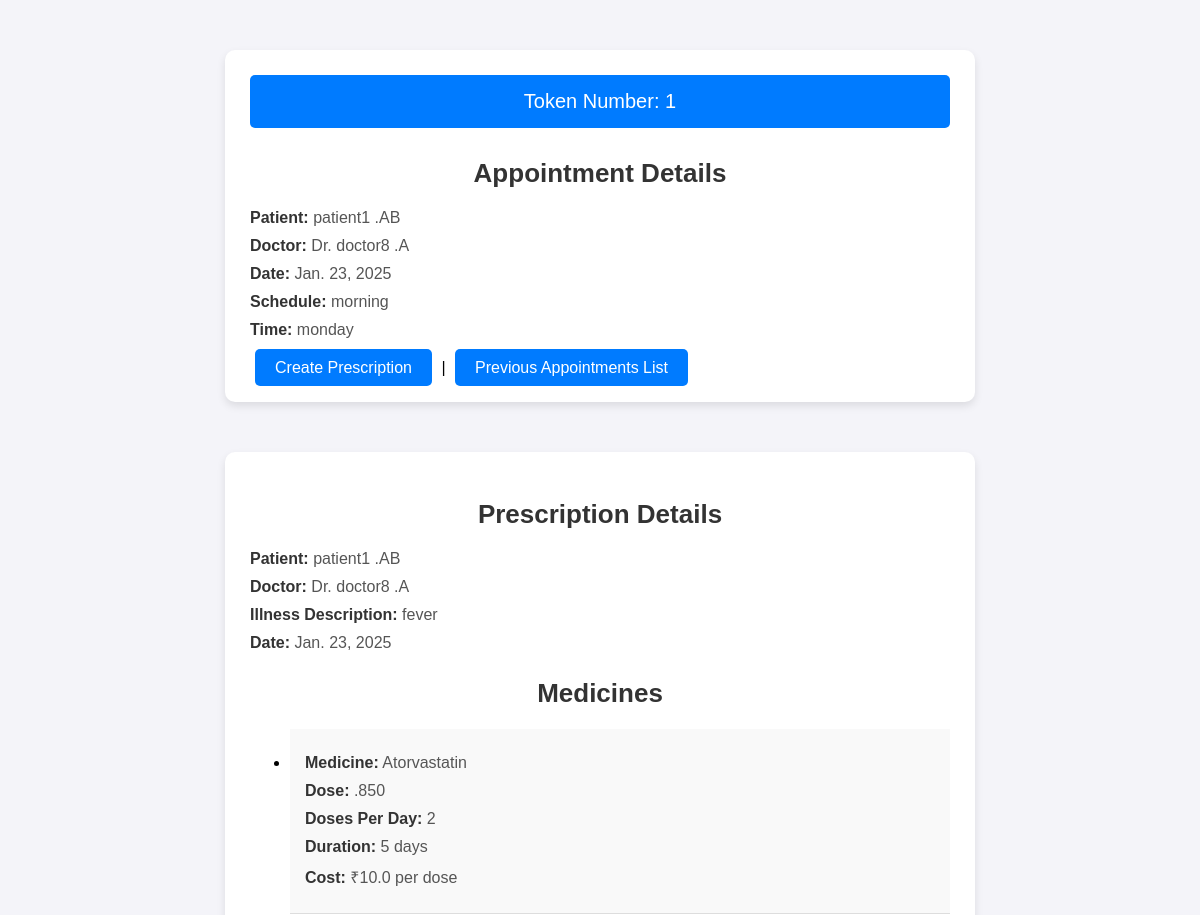
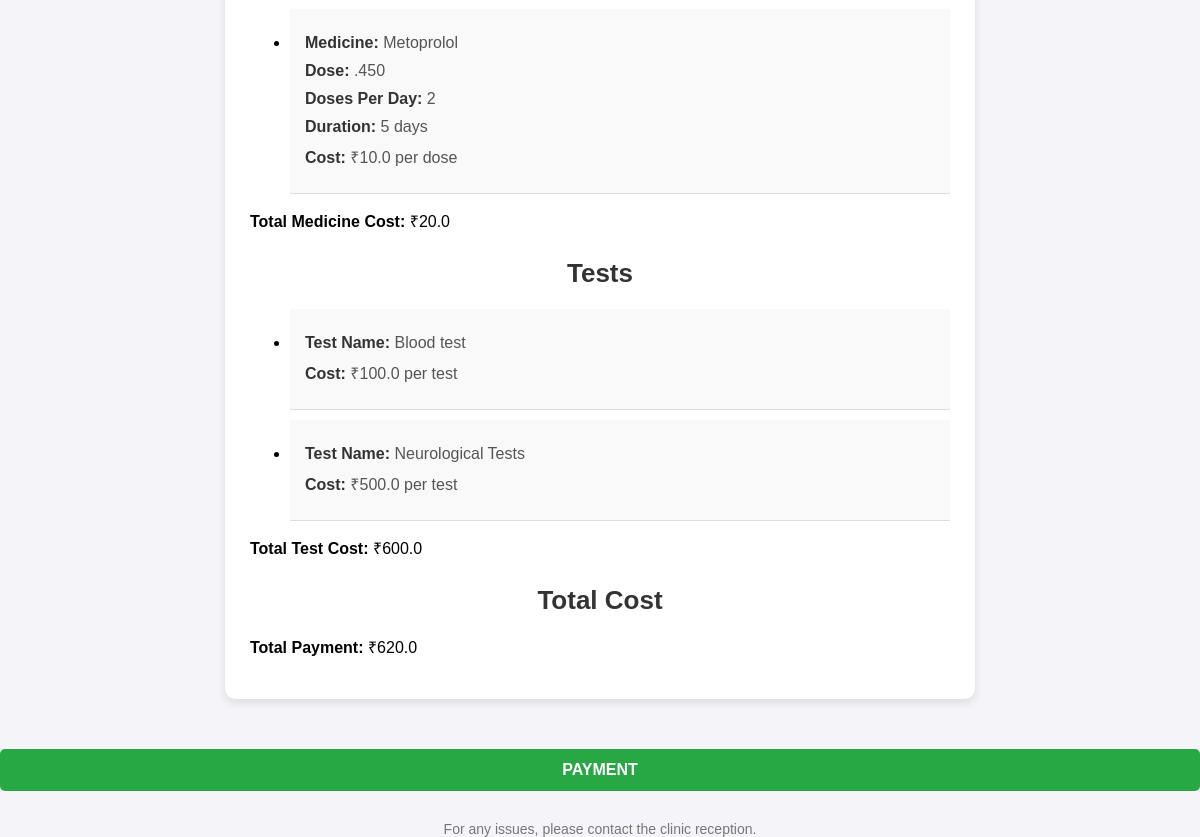
/appointments/61/ (signed in), run on the app's committed database (2 pictures, top to bottom).
### clinic_mgt_app/models.py (models this page shows, shortened)
class Appointment(models.Model):
    patient = models.ForeignKey(Patient, on_delete=models.CASCADE, related_name="appointments", limit_choices_to={'pat_user__role': 4})
    doctor = models.ForeignKey(Doctor, on_delete=models.CASCADE, related_name="doctor_appointments", limit_choices_to={'doctor_user__role': 3})
    schedule = models.ForeignKey(Schedule, on_delete=models.CASCADE)
    date = models.DateField(default=now)
    specialization = models.CharField(max_length=100, choices=Doctor.SPECIALIZATION_CHOICES, null=True)
    shift = models.CharField(max_length=40, null=True)
    token = models.PositiveIntegerField(editable=False, null=True)
    class Meta:
        unique_together = ('doctor', 'date', 'schedule', 'patient')

class Patient(models.Model):
    GENDER_CHOICES = [
        ('M', 'Male'),
        ('F', 'Female'),
        ('O', 'Other'),
    ]
    first_name = models.CharField(max_length=50, null=True, blank=True)
    last_name = models.CharField(max_length=50, null=True, blank=True)
    gender = models.CharField(max_length=10, choices=GENDER_CHOICES, null=True, blank=True)
    date_of_birth = models.DateField(null=True, blank=True)
    phone_number = models.CharField(max_length=15, null=True, blank=True)
    email = models.EmailField(null=True, blank=True)
    address = models.CharField(max_length=255, null=True, blank=True)
    pat_user = models.ForeignKey(CustomUser,on_delete=models.CASCADE,null=True)
    is_patient = models.BooleanField(default=True)

class Doctor(models.Model):
    SPECIALIZATION_CHOICES = [
        ('General Practitioner', 'General Practitioner'),
        ('Cardiologist', 'Cardiologist'),
        ('Dermatologist', 'Dermatologist'),
        ('Neurologist', 'Neurologist'),
        ('Orthopedic', 'Orthopedic'),
        ('Pediatrician', 'Pediatrician'),
        ('Psychiatrist', 'Psychiatrist'),
        ('Radiologist', 'Radiologist')
    ]
    doctor_user = models.ForeignKey(CustomUser,on_delete=models.CASCADE, null=True)
    first_name = models.CharField(max_length=100)
    last_name = models.CharField(max_length=100)
    specialization = models.CharField(max_length=100,choices=SPECIALIZATION_CHOICES)
    phone_number = models.CharField(max_length=15)
    image = models.ImageField(upload_to='image/',null=True)
    experience = models.PositiveIntegerField(help_text="Years of experience")
    clinic_address = models.TextField()
    created_at = models.DateTimeField(auto_now_add=True)
    updated_at = models.DateTimeField(auto_now=True)
    is_doctor = models.BooleanField(default=True)

class Schedule(models.Model):
    DAYS_OF_WEEK = [
        ('sunday', 'Sunday'),
        ('monday', 'Monday'),
        ('tuesday', 'Tuesday'),
        ('wednesday', 'Wednesday'),
        ('thursday', 'Thursday'),
        ('friday', 'Friday'),
        ('saturday', 'Saturday')
    ]
    SHIFTS = [
        ('morning', 'Morning'),
        ('afternoon', 'Afternoon'),
        ('evening', 'Evening'),
        ('night', 'Night'),
    ]
    specialization = models.CharField(max_length=100, choices=Doctor.SPECIALIZATION_CHOICES)
    doctor = models.ForeignKey(Doctor, on_delete=models.CASCADE, null=True)
    shifts = models.CharField(max_length=100,null=True ,choices=SHIFTS)
    day = models.CharField(max_length=9, choices=DAYS_OF_WEEK)
    class Meta:
        unique_together = ('doctor', 'day', 'shifts','specialization')

class Prescription(models.Model):
    appointment = models.ForeignKey(Appointment, on_delete=models.CASCADE)
    illness_description = models.TextField()
    created_at = models.DateTimeField(auto_now_add=True)
    patient = models.ForeignKey(Patient, on_delete=models.CASCADE,null=True)
    doctor = models.ForeignKey(Doctor, on_delete=models.CASCADE,null=True)
    date = models.DateField(null=True)

class PrescriptionMedicine(models.Model):
    prescription = models.ForeignKey(Prescription, on_delete=models.CASCADE)
    medicine = models.ForeignKey(Medicine, on_delete=models.CASCADE)
    per_day = models.IntegerField()
    duration_days = models.IntegerField()

class Medicine(models.Model):
    name = models.CharField(max_length=255)

class Dose(models.Model):
    medicine = models.ForeignKey(Medicine, on_delete=models.CASCADE)
    dose = models.CharField(max_length=255)  # Example: '500mg'
    cost = models.FloatField()

class PrescriptionTest(models.Model):
    prescription = models.ForeignKey(Prescription, on_delete=models.CASCADE)
    test = models.ForeignKey(Test, on_delete=models.CASCADE)

class Test(models.Model):
    name = models.CharField(max_length=255)
    cost = models.FloatField()

### clinic_mgt_app/views.py (the view)
# urls.py: path('appointments/<int:pk>/', views.appointment_detail, name='appointment_detail'),
@login_required
def appointment_detail(request, pk):
    appointment = get_object_or_404(Appointment, pk=pk)
    patient = appointment.patient
    doctor = Doctor.objects.filter(doctor_user=request.user).first()
    prescription = Prescription.objects.filter(appointment=appointment).first()
    medicines = PrescriptionMedicine.objects.filter(prescription=prescription) if prescription else []
    tests = PrescriptionTest.objects.filter(prescription=prescription) if prescription else []
    total_medicine_cost = sum(medicine.medicine.dose_set.first().cost for medicine in medicines)
    total_test_cost = sum(test.test.cost for test in tests)
    total_cost = total_medicine_cost + total_test_cost
    context = {
        'appointment': appointment,
        'patient': patient,
        'doctor': doctor,
        'prescription': prescription,
        'medicines': medicines,
        'tests': tests,
        'total_medicine_cost': total_medicine_cost,
        'total_test_cost': total_test_cost,
        'total_cost': total_cost,
    }
    return render(request, 'appointment_detail.html', context)

### clinic_mgt_app/templates/appointment_detail.html (shortened to what this page needs)
<!DOCTYPE html>
<html lang="en">
<head>
</head>
<body>
    <div class="container">
        <div class="token">Token Number: {{ appointment.token }}</div>
        <h1>Appointment Details</h1>
        <div class="details">
            <p><strong>Patient:</strong> {{ appointment.patient.first_name }} {{ appointment.patient.last_name }}</p>
            <p><strong>Doctor:</strong> Dr. {{ appointment.doctor.first_name }} {{ appointment.doctor.last_name }}</p>
            <p><strong>Date:</strong> {{ appointment.date }}</p>
            <p><strong>Schedule:</strong> {{ appointment.schedule.shifts }}</p>
            <p><strong>Time:</strong> {{ appointment.schedule.day }}</p>
        </div>
        <div class="prescription-links">
            {% if doctor %}
            <a href="{% if appointment %}{% url 'create_prescription' appointment.id %}{% else %}#{% endif %}">Create Prescription</a> |
            <a href="{% url 'patient_appointments' pk=patient.id %}" class="btn btn-secondary">Previous Appointments List</a>
            {% endif %}
        </div>
    </div>
    {% if prescription %}
    <div class="container">
        <h2>Prescription Details</h2>
        <div class="details">
            <p><strong>Patient:</strong> {{ appointment.patient.first_name }} {{ appointment.patient.last_name }}</p>
            <p><strong>Doctor:</strong> Dr. {{ appointment.doctor.first_name }} {{ appointment.doctor.last_name }}</p>
            <p><strong>Illness Description:</strong> {{ prescription.illness_description }}</p>
            <p><strong>Date:</strong> {{ prescription.date }}</p>
        </div>
        <h3>Medicines</h3>
        <div class="medicine-list">
            {% if medicines %}
            <ul>
                {% for medicine in medicines %}
                <li class="medicine-item">
                    <p><strong>Medicine:</strong> {{ medicine.medicine.name }}</p>
                    <p><strong>Dose:</strong> {{ medicine.medicine.dose_set.first.dose }}</p>
                    <p><strong>Doses Per Day:</strong> {{ medicine.per_day }}</p>
                    <p><strong>Duration:</strong> {{ medicine.duration_days }} days</p>
                    <p><strong>Cost:</strong> ₹{{ medicine.medicine.dose_set.first.cost }} per dose</p>
                </li>
                {% endfor %}
            </ul>
            <p><strong>Total Medicine Cost:</strong> ₹{{ total_medicine_cost }}</p>
            {% else %}
            <p class="no-prescription">No medicines prescribed.</p>
            {% endif %}
        </div>
        <h3>Tests</h3>
        <div class="test-list">
            {% if tests %}
            <ul>
                {% for test in tests %}
                <li class="test-item">
                    <p><strong>Test Name:</strong> {{ test.test.name }}</p>
                    <p><strong>Cost:</strong> ₹{{ test.test.cost }} per test</p>
                </li>
                {% endfor %}
            </ul>
            <p><strong>Total Test Cost:</strong> ₹{{ total_test_cost }}</p>
            {% else %}
            <p class="no-prescription">No tests prescribed.</p>
            {% endif %}
        </div>
        <h3>Total Cost</h3>
        <p><strong>Total Payment:</strong> ₹{{ total_cost }}</p>
    </div>
    {% else %}
    <p class="no-prescription">No prescription found for this appointment.</p>
    {% endif %}
    {% if patient %}
    <form method="post" action="{% url 'process_payment' %}">
        <button type="submit">Payment</button>
    </form>
    {% endif %}
    <div class="footer">For any issues, please contact the clinic reception.</div>
</body>
</html>

### clinic_mgt_app/templates/appointment_detail.html (style rules this page uses)
body { font-family: Arial, sans-serif; background-color: #f4f4f9; margin: 0; padding: 0; }
.container { max-width: 700px; margin: 50px auto; background: #fff; border-radius: 10px; box-shadow: 0 4px 8px rgba(0, 0, 0, 0.1); padding: 25px; }
h1, h2, h3 { font-size: 26px; text-align: center; margin-bottom: 20px; color: #333; }
.details, .medicine-list, .test-list { margin: 20px 0; }
.details p, .medicine-item p, .test-item p { margin: 10px 0; font-size: 16px; color: #555; }
.details strong, .medicine-item strong, .test-item strong { font-weight: bold; color: #333; }
.token { background-color: #007bff; color: #fff; font-size: 20px; padding: 15px; text-align: center; border-radius: 5px; margin-bottom: 30px; }
button { display: block; width: 100%; padding: 12px; background-color: #28a745; color: #fff; border: none; border-radius: 5px; cursor: pointer; font-size: 16px; margin-top: 20px; text-transform: uppercase; font-weight: bold; }
.footer { text-align: center; margin-top: 30px; color: #777; font-size: 14px; }
.medicine-item, .test-item { padding: 15px; border-bottom: 1px solid #ddd; background-color: #f9f9f9; margin-bottom: 10px; }
.prescription-links a { margin: 5px; padding: 10px 20px; background-color: #007bff; color: white; text-decoration: none; border-radius: 5px; }

### data on the page
Appointment: token "1", patient.first_name "patient1", patient.last_name ".AB", doctor.first_name "doctor8", doctor.last_name ".A", date "Jan. 23, 2025", schedule.shifts "morning", schedule.day "monday"
Prescription: illness_description "fever", date "Jan. 23, 2025"
PrescriptionMedicine: medicine.name "Atorvastatin", medicine.dose_set.first.dose ".850", per_day "2", duration_days "5", medicine.dose_set.first.cost "10.0"
PrescriptionMedicine: medicine.name "Metoprolol", medicine.dose_set.first.dose ".450", per_day "2", duration_days "5", medicine.dose_set.first.cost "10.0"
PrescriptionTest: test.name "Blood test", test.cost "100.0"
PrescriptionTest: test.name "Neurological Tests", test.cost "500.0"

### other printed values
{{ total_medicine_cost }} "20.0"
{{ total_test_cost }} "600.0"
{{ total_cost }} "620.0"
